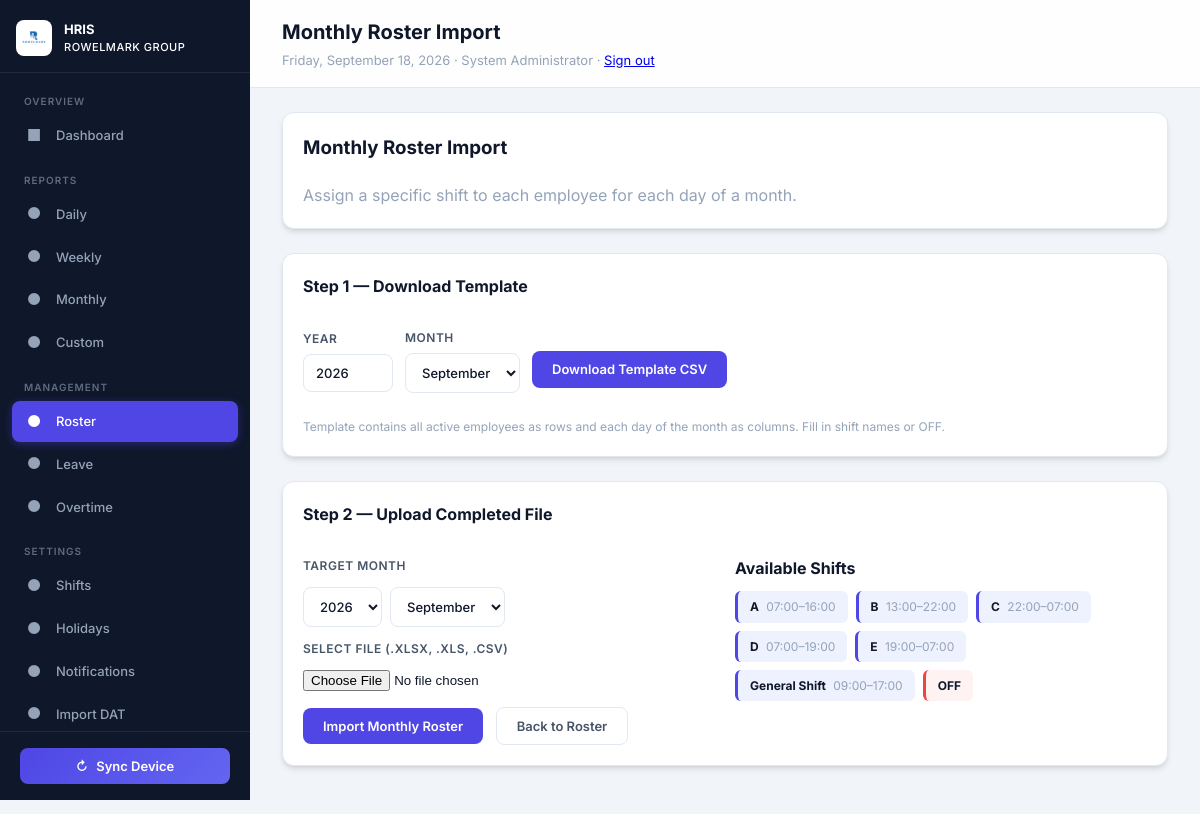
The app's page /monthly_roster_import.php (signed in) with its own data.
### tables this page shows
CREATE TABLE users (
            id INTEGER PRIMARY KEY,
            badge_id TEXT UNIQUE NOT NULL,
            name TEXT NOT NULL,
            role INTEGER DEFAULT 0
        , calling_name TEXT DEFAULT '', department_name TEXT DEFAULT '', employee_list_member INTEGER DEFAULT 0, company_name TEXT DEFAULT '', username TEXT, password_hash TEXT, employee_id TEXT, email TEXT DEFAULT '', whatsapp_number TEXT DEFAULT '', gender TEXT DEFAULT '');

CREATE TABLE shifts (
        id INTEGER PRIMARY KEY AUTOINCREMENT,
        name TEXT NOT NULL,
        start_time TEXT NOT NULL,
        end_time TEXT NOT NULL,
        is_rostered INTEGER DEFAULT 0,
        is_active INTEGER DEFAULT 1
    );

### database.php (called while the page is built, shortened)
<?php
function getDB() {
    static $db = null;
    if ($db === null) {
        $db = new PDO('sqlite:' . DB_PATH, null, null, [
            PDO::ATTR_ERRMODE => PDO::ERRMODE_EXCEPTION,
            PDO::ATTR_TIMEOUT => 30,
        ]);
        $db->exec('PRAGMA journal_mode=WAL');
        $db->exec('PRAGMA synchronous=NORMAL');
        $db->exec('PRAGMA busy_timeout = 30000');
        $db->exec('PRAGMA foreign_keys=ON');
    }
    return $db;
}

### auth.php (called while the page is built, shortened)
<?php
require_once __DIR__ . '/database.php';
function currentUser() {
    static $user = null;
    if ($user !== null) return $user;
    $stmt = getDB()->prepare('SELECT id, badge_id, name, username, role FROM users WHERE id = ? LIMIT 1');
    $stmt->execute([(int)$_SESSION['user_id']]);
    return $user = ($stmt->fetch(PDO::FETCH_ASSOC) ?: null);
}
function isAdminUser() { $user = currentUser(); return $user && (int)$user['role'] === 2; }
function canAccessPage($page) { return isAdminUser() || (isHodUser() && in_array($page, ['leave', 'overtime', 'roster'], true)); }
function requireLoginPage($page = '') {
    if (!currentUser() || ($page !== '' && !canAccessPage($page))) {
        if ($page !== '' && currentUser() && !canAccessPage($page)) { http_response_code(403); exit('Access denied.'); }
        header('Location: login.php'); exit;
    }
}

### monthly_roster_import.php (the view, shortened to what this page needs)
<?php
$pageTitle = 'Monthly Roster Import';
$activePage = 'roster';
require_once __DIR__ . '/database.php';
require_once __DIR__ . '/auth.php';
require_once __DIR__ . '/includes/header.php';
$availableShifts = $db->query("SELECT name, start_time, end_time FROM shifts WHERE is_active = 1 ORDER BY is_rostered DESC, name")->fetchAll(PDO::FETCH_ASSOC);
?>
<div class="controls-container">
    <h3>Monthly Roster Import</h3>
    <p style="color:var(--text-muted);margin-top:4px;">Assign a specific shift to each employee for each day of a month.</p>
</div>
<div class="controls-container">
    <h4 style="margin-bottom:12px;">Step 1 — Download Template</h4>
    <form method="get" style="display:flex;align-items:center;gap:12px;flex-wrap:wrap;">
        <div class="control-item" style="margin:0">
            <label>Year</label>
            <input type="number" name="year" value="<?= date('Y') ?>" min="2024" max="2030" style="width:90px">
        </div>
        <div class="control-item" style="margin:0">
            <label>Month</label>
            <select name="month">
                <?php for ($m=1;$m<=12;$m++): ?>
                    <option value="<?=$m?>" <?= $m == date('n') ? 'selected' : '' ?>><?= date('F', mktime(0,0,0,$m,1)) ?></option>
                <?php endfor; ?>
            </select>
        </div>
        <button type="submit" class="btn btn-secondary" style="margin-top:18px;">Download Template CSV</button>
    </form>
    <p style="font-size:12px;color:var(--text-muted);margin-top:8px;">Template contains all active employees as rows and each day of the month as columns. Fill in shift names or OFF.</p>
</div>
<div class="controls-container">
    <h4 style="margin-bottom:12px;">Step 2 — Upload Completed File</h4>
    <form method="post" enctype="multipart/form-data" style="display:grid;grid-template-columns:1fr 1fr;gap:20px;align-items:start;">
        <div>
            <div class="control-item" style="margin-bottom:12px;">
                <label>Target Month</label>
                <div style="display:flex;gap:8px;margin-top:6px;">
                    <select name="import_year">
                        <?php for ($y=2024;$y<=2030;$y++): ?>
                            <option value="<?=$y?>" <?= $y == date('Y') ? 'selected' : '' ?>><?=$y?></option>
                        <?php endfor; ?>
                    </select>
                    <select name="import_month">
                        <?php for ($m=1;$m<=12;$m++): ?>
                            <option value="<?=$m?>" <?= $m == date('n') ? 'selected' : '' ?>><?= date('F', mktime(0,0,0,$m,1)) ?></option>
                        <?php endfor; ?>
                    </select>
                </div>
            </div>
            <div class="control-item" style="margin-bottom:16px;">
                <label for="roster_file">Select File (.xlsx, .xls, .csv)</label>
                <input type="file" id="roster_file" name="roster_file" accept=".xlsx,.xls,.csv" required style="margin-top:6px;">
            </div>
            <button type="submit" class="btn btn-primary">Import Monthly Roster</button>
            <a href="roster.php" class="btn btn-outline" style="margin-left:8px;">Back to Roster</a>
        </div>
        <div>
            <h4 style="margin-bottom:10px;">Available Shifts</h4>
            <div style="display:flex;flex-wrap:wrap;gap:8px;">
                <?php foreach ($availableShifts as $s): ?>
                    <div style="padding:6px 12px;background:var(--primary-50);border-radius:6px;border-left:3px solid var(--primary);font-size:12px;">
                        <strong><?= htmlspecialchars($s['name']) ?></strong>
                        <span style="color:var(--text-muted);margin-left:4px;"><?= $s['start_time'] ?>–<?= $s['end_time'] ?></span>
                    </div>
                <?php endforeach; ?>
                <div style="padding:6px 12px;background:#fef2f2;border-radius:6px;border-left:3px solid #ef4444;font-size:12px;"><strong>OFF</strong></div>
            </div>
        </div>
    </form>
</div>
<?php require_once __DIR__ . '/includes/footer.php'; ?>

### includes/header.php (shortened to what this page needs)
<?php
require_once __DIR__ . '/../auth.php';
requireLoginPage($activePage);
$loggedInUser = currentUser();
?>
<!DOCTYPE html>
<html lang="en">
<head>
    <link rel="stylesheet" href="assets/style.css?v=<?php echo filemtime(__DIR__ . '/../assets/style.css'); ?>">
</head>
<body>
    <div class="app-layout">
        <aside class="sidebar" id="sidebar">
            <div class="sidebar-header">
                <a href="index.php" class="sidebar-logo">
                    <img src="assets/logo.jpg" alt="Logo" style="width:36px;height:36px;min-width:36px;border-radius:8px;object-fit:contain;background:#fff;padding:2px;">
                    <div style="min-width:0;">
                        <div class="logo-text">HRIS<br><span style="font-size:11px;font-weight:500;letter-spacing:0.5px;">ROWELMARK GROUP</span></div>
                    </div>
                </a>
            </div>
            <nav class="sidebar-nav">
                <?php if (isAdminUser()): ?><div class="nav-section">
                    <div class="nav-section-label">Overview</div>
                    <a href="index.php" class="nav-item <?php echo $activePage === 'dashboard' ? 'active' : ''; ?>">
                        <span class="nav-icon">&#9632;</span> Dashboard
                    </a>
                </div>
                <div class="nav-section">
                    <div class="nav-section-label">Reports</div>
                    <a href="daily.php" class="nav-item <?php echo $activePage === 'daily' ? 'active' : ''; ?>">
                        <span class="nav-icon">&#9679;</span> Daily
                    </a>
                    <a href="weekly.php" class="nav-item <?php echo $activePage === 'weekly' ? 'active' : ''; ?>">
                        <span class="nav-icon">&#9679;</span> Weekly
                    </a>
                    <a href="monthly.php" class="nav-item <?php echo $activePage === 'monthly' ? 'active' : ''; ?>">
                        <span class="nav-icon">&#9679;</span> Monthly
                    </a>
                    <a href="custom.php" class="nav-item <?php echo $activePage === 'custom' ? 'active' : ''; ?>">
                        <span class="nav-icon">&#9679;</span> Custom
                    </a>
                </div><?php endif; ?>
                <div class="nav-section">
                    <div class="nav-section-label">Management</div>
                    <a href="roster.php" class="nav-item <?php echo $activePage === 'roster' ? 'active' : ''; ?>">
                        <span class="nav-icon">&#9679;</span> Roster
                    </a>
                    <a href="leave.php" class="nav-item <?php echo $activePage === 'leave' ? 'active' : ''; ?>">
                        <span class="nav-icon">&#9679;</span> Leave
                    </a>
                    <a href="overtime.php" class="nav-item <?php echo $activePage === 'overtime' ? 'active' : ''; ?>">
                        <span class="nav-icon">&#9679;</span> Overtime
                    </a>
                </div>
                <?php if (isAdminUser()): ?><div class="nav-section">
                    <div class="nav-section-label">Settings</div>
                    <a href="shifts.php" class="nav-item <?php echo $activePage === 'shifts' ? 'active' : ''; ?>">
                        <span class="nav-icon">&#9679;</span> Shifts
                    </a>
                    <a href="holidays.php" class="nav-item <?php echo $activePage === 'holidays' ? 'active' : ''; ?>">
                        <span class="nav-icon">&#9679;</span> Holidays
                    </a>
                    <a href="notifications.php" class="nav-item <?php echo $activePage === 'notifications' ? 'active' : ''; ?>">
                        <span class="nav-icon">&#9679;</span> Notifications
                    </a>
                    <a href="import.php" class="nav-item <?php echo $activePage === 'import' ? 'active' : ''; ?>">
                        <span class="nav-icon">&#9679;</span> Import DAT
                    </a>
                </div><?php endif; ?>
            </nav>
            <div class="sidebar-footer">
                <button class="sync-btn" id="syncBtn" onclick="syncDevice()">
                    <span class="sync-icon">&#8635;</span>
                    Sync Device
                </button>
            </div>
        </aside>
        <main class="main-content">
            <div class="topbar">
                <div style="display:flex;align-items:center;gap:12px;">
                    <div class="topbar-title">
                        <h2><?php echo htmlspecialchars($pageTitle); ?></h2>
                        <p><?php echo date('l, F j, Y'); ?> · <?php echo htmlspecialchars($loggedInUser['name']); ?> · <a href="logout.php">Sign out</a></p>
                    </div>
                </div>
            </div>
            <div class="page-content">

### includes/footer.php (shortened to what this page needs)
            </div>
        </main>
    </div>
</body>
</html>

### records on screen
users: name "System Administrator"
shifts: name "A", start_time "07:00", end_time "16:00"
shifts: name "B", start_time "13:00", end_time "22:00"
shifts: name "C", start_time "22:00", end_time "07:00"
shifts: name "D", start_time "07:00", end_time "19:00"
shifts: name "E", start_time "19:00", end_time "07:00"
shifts: name "General Shift", start_time "09:00", end_time "17:00"

### other values on screen
$pageTitle "Monthly Roster Import"
form field month "September"
form field import_year "2026"
form field import_month "September"
